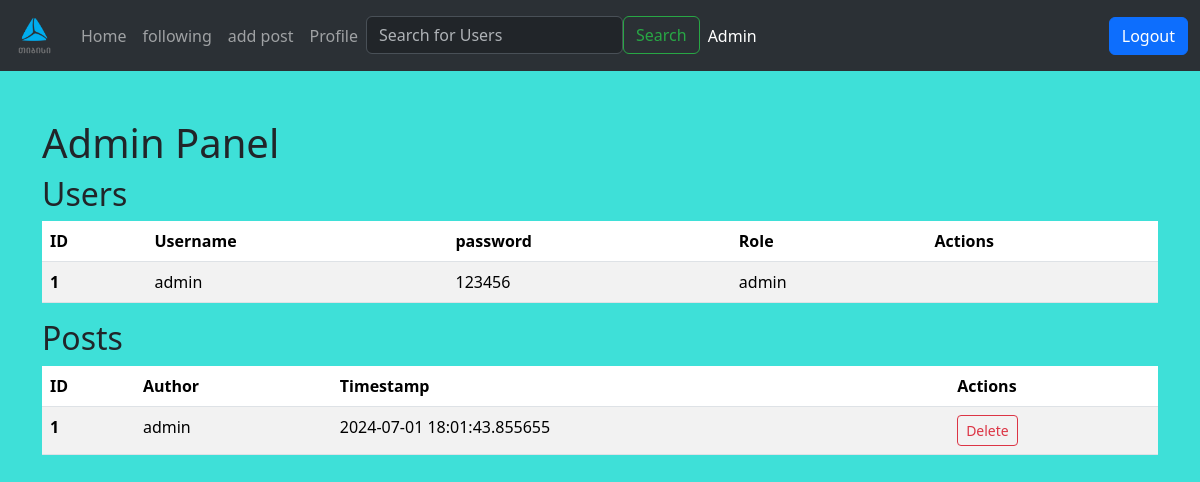
Page /admin (signed in) on the earlier database version.
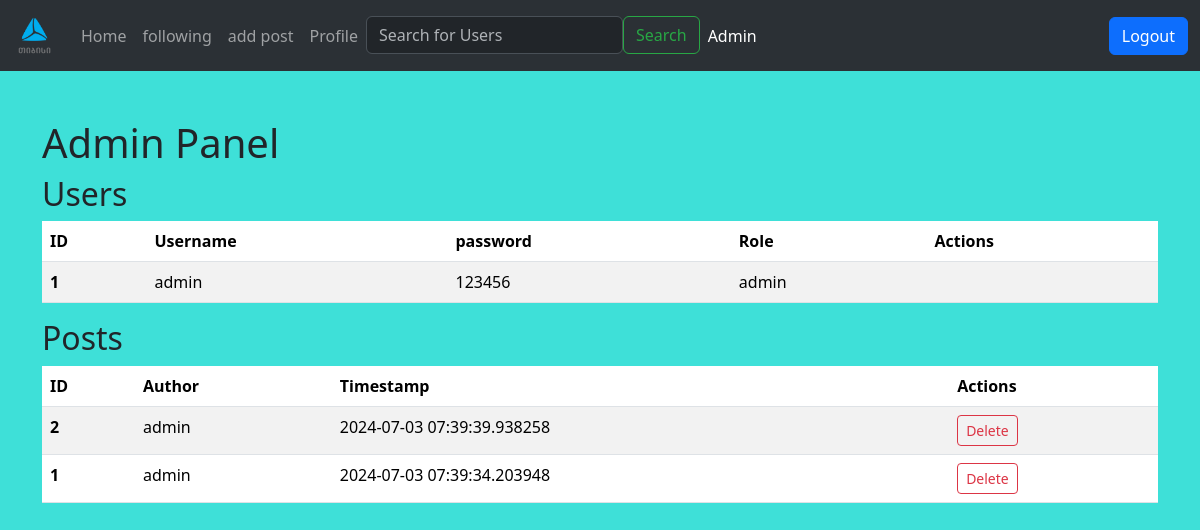
Same page on the later database version.
### models.py (models this page shows, shortened)
class User(db.Model, UserMixin):
    id = db.Column(db.Integer, primary_key=True, autoincrement=True)
    user_name = db.Column(db.String, unique=True)
    password = db.Column(db.String)
    role = db.Column(db.String, default = 'guest')
    followers = db.relationship('Follower', foreign_keys='Follower.followed_id', backref='followed', lazy='dynamic')
    followed = db.relationship('Follower', foreign_keys='Follower.follower_id', backref='follower', lazy='dynamic')

class Post(db.Model):
    id = db.Column(db.Integer, primary_key=True, autoincrement=True)
    text = db.Column(db.String)
    file_path = db.Column(db.String)
    user_id = db.Column(db.Integer, db.ForeignKey('user.id'), nullable=False)
    upvote_count = db.Column(db.Integer, default=0)
    downvote_count = db.Column(db.Integer, default=0)
    votes = db.relationship('Vote', backref='post', cascade='all, delete-orphan', lazy='dynamic')
    user = db.relationship('User', backref=db.backref('posts', lazy=True, cascade="all, delete-orphan"))
    created_at = db.Column(db.DateTime, default=datetime.utcnow, nullable=False)
    comments = db.relationship('Comment', backref='post', lazy=True, cascade='all, delete-orphan',)

### routes.py (the view)
@app.route('/admin')
@login_required
def admin():
    if current_user.role != 'admin':
        flash('You do not have access to this page.', 'danger')
        return redirect(url_for('index'))
    users = User.query.all()
    posts = Post.query.order_by(Post.created_at.desc()).all()
    return render_template('admin.html', users=users, posts=posts)

### models.py (called while the page is built)
@login_manager.user_loader
def load_user(id):
    return User.query.get(id)

### templates/admin.html (shortened to what this page needs)
{% extends "layout.html" %}
{% block content %}
<div class="container mt-5">
    <h1>Admin Panel</h1>
    <h2>Users</h2>
    <table class="table table-striped">
        <thead>
            <tr>
                <th scope="col">ID</th>
                <th scope="col">Username</th>
                <th scope="col">password</th>
                <th scope="col">Role</th>
                <th scope="col">Actions</th>
            </tr>
        </thead>
        <tbody>
            {% for user in users %}
            <tr>
                <th scope="row">{{ user.id }}</th>
                <td>{{ user.user_name }}</td>
                <td>{{ user.password }}</td>
                <td>{{ user.role }}</td>
                <td>
                </td>
            </tr>
            {% endfor %}
        </tbody>
    </table>
    <h2>Posts</h2>
    <table class="table table-striped">
        <thead>
            <tr>
                <th scope="col">ID</th>
                <th scope="col">Author</th>
                <th scope="col">Timestamp</th>
                <th scope="col">Actions</th>
            </tr>
        </thead>
        <tbody>
            {% for post in posts %}
            <tr>
                <th scope="row">{{ post.id }}</th>
                <td>{{ post.user.user_name }}</td>
                <td>{{ post.created_at}}</td>
                <td>
                    <form action="{{ url_for('delete_post_admin', post_id=post.id) }}" method="POST" class="d-inline">
                        <button type="submit" class="btn btn-sm btn-outline-danger">Delete</button>
                    </form>
                </td>
            </tr>
            {% endfor %}
        </tbody>
    </table>
</div>
{% endblock %}

### templates/layout.html (shortened to what this page needs)
<!DOCTYPE html>
<html lang="en">
<head>
    <link href="https://cdn.jsdelivr.net/npm/bootstrap@5.3.3/dist/css/bootstrap.min.css" rel="stylesheet">
    <link rel="stylesheet" href="{{ url_for('static', filename='style.css') }}">
</head>
<body>
    <nav class="navbar navbar-expand-lg bg-body-tertiary" data-bs-theme="dark">
        <div class="container-fluid">
          <a class="navbar-brand" href="https://www.tbceducation.ge/" target = "_blank"><img src="..\static\tbc-logo.png" height="45px" width="45"></a>
          <div class="collapse navbar-collapse" id="navbarSupportedContent">
            <ul class="navbar-nav me-auto mb-2 mb-lg-0">
              <li class="nav-item">
                {% if current_user.is_authenticated %}
                <a class="nav-link {% if request.endpoint == 'index' %}active {% endif %}" aria-current="page" href="/home">Home</a>
                {% else %}
                <a class="nav-link {% if request.endpoint == 'index' %}active {% endif %}" aria-current="page" href="/login">Home</a>
                {% endif %}
              </li>
              <li class="nav-item">
                {% if current_user.is_authenticated %}
                <a class="nav-link {% if request.endpoint == 'friend' %}active {% endif %}" href="/following">following</a>
                {% else %}
                <a class="nav-link {% if request.endpoint == 'friend' %}active {% endif %}" href="/login">following</a>
                {% endif %}
              </li>
              <li class="nav-item">
                <a class="nav-link" href="/post">add post</a>
              </li>
              {% if current_user.is_authenticated %}
              <li class="nav-item">
                  <a class="nav-link {% if request.endpoint == 'profile' %}active {% endif %}" href="{{ url_for('profile', username=current_user.user_name)}}">Profile</a>
              </li>
              <li class="nav-item">
                <form class="d-flex" role="search" action="{{ url_for('search') }}" method="POST">
                   <input class="form-control mr-sm-2" type="search" placeholder="Search for Users" aria-label="Search" name="query">
                   <button class="btn btn-outline-success my-2 my-sm-0" type="submit">Search</button>
               </form>
              </li>
              {% if  current_user.role == 'admin' %}
              <li class="nav-item>">
                  <a class="nav-link {% if request.endpoint == 'admin' %}active{% endif %}" href="{{ url_for('admin') }}">Admin</a>
              </li>
              {% endif %}
            </ul>
            <form class="d-flex" role="search">
                 <a class ="btn btn-primary" href="/logout" type = "submit">Logout </a>
                {% else %}
              <a class ="btn btn-primary" href="/register" type = "submit">Register </a>
              <a class ="btn btn-primary" href="/login" type = "submit">Login </a>
             {% endif %}
            </form>
          </div>
        </div>
      </nav>
      {% block content %}
      {% endblock %}
</body>
</html>

### static/style.css (style rules this page uses)
body { background-color: #3ee0d8; }
.container { margin-top: 30px; }
.btn-outline-success { color: #28a745; border-color: #28a745; }
.btn-outline-danger { color: #dc3545; border-color: #dc3545; }

Differences in the rows shown:
added Post: id "2", user.user_name "admin", created_at "2024-07-03 07:39:39.938258"
changed Post id 1: created_at "2024-07-01 18:01:43.855655" → "2024-07-03 07:39:34.203948"
